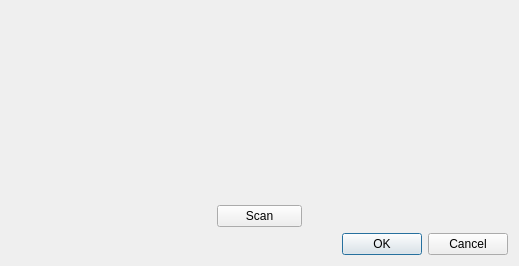
<?xml version="1.0" encoding="UTF-8"?>
<ui version="4.0">
 <class>Dialog</class>
 <widget class="QDialog" name="Dialog">
  <property name="geometry">
   <rect>
    <x>0</x>
    <y>0</y>
    <width>519</width>
    <height>266</height>
   </rect>
  </property>
  <property name="sizePolicy">
   <sizepolicy hsizetype="Fixed" vsizetype="Fixed">
    <horstretch>0</horstretch>
    <verstretch>0</verstretch>
   </sizepolicy>
  </property>
  <property name="windowTitle">
   <string>Calibration</string>
  </property>
  <layout class="QVBoxLayout" name="verticalLayout_2">
   <item>
    <layout class="QHBoxLayout" name="horizontalLayout_2">
     <property name="leftMargin">
      <number>0</number>
     </property>
     <property name="topMargin">
      <number>0</number>
     </property>
     <item>
      <widget class="QLabel" name="calibLowLabel">
       <property name="sizePolicy">
        <sizepolicy hsizetype="Preferred" vsizetype="Preferred">
         <horstretch>0</horstretch>
         <verstretch>0</verstretch>
        </sizepolicy>
       </property>
       <property name="minimumSize">
        <size>
         <width>200</width>
         <height>200</height>
        </size>
       </property>
       <property name="maximumSize">
        <size>
         <width>200</width>
         <height>200</height>
        </size>
       </property>
       <property name="text">
        <string/>
       </property>
       <property name="pixmap">
        <pixmap resource="../qrc/calib_low.qrc">:/app/icons/calib_low.png</pixmap>
       </property>
       <property name="scaledContents">
        <bool>true</bool>
       </property>
      </widget>
     </item>
     <item>
      <layout class="QVBoxLayout" name="verticalLayout_3">
       <property name="leftMargin">
        <number>0</number>
       </property>
       <item>
        <spacer name="verticalSpacer">
         <property name="orientation">
          <enum>Qt::Vertical</enum>
         </property>
         <property name="sizeHint" stdset="0">
          <size>
           <width>20</width>
           <height>40</height>
          </size>
         </property>
        </spacer>
       </item>
       <item>
        <layout class="QHBoxLayout" name="horizontalLayout">
         <property name="rightMargin">
          <number>0</number>
         </property>
         <item>
          <widget class="QPushButton" name="pushButtonScan">
           <property name="text">
            <string>Scan</string>
           </property>
          </widget>
         </item>
        </layout>
       </item>
      </layout>
     </item>
     <item>
      <widget class="QLabel" name="calibHighLabel">
       <property name="sizePolicy">
        <sizepolicy hsizetype="Preferred" vsizetype="Preferred">
         <horstretch>0</horstretch>
         <verstretch>0</verstretch>
        </sizepolicy>
       </property>
       <property name="minimumSize">
        <size>
         <width>200</width>
         <height>200</height>
        </size>
       </property>
       <property name="maximumSize">
        <size>
         <width>200</width>
         <height>200</height>
        </size>
       </property>
       <property name="text">
        <string/>
       </property>
       <property name="pixmap">
        <pixmap resource="../qrc/calib_high.qrc">:/app/icons/calib_high.png</pixmap>
       </property>
       <property name="scaledContents">
        <bool>true</bool>
       </property>
      </widget>
     </item>
    </layout>
   </item>
   <item>
    <widget class="QDialogButtonBox" name="buttonBox">
     <property name="orientation">
      <enum>Qt::Horizontal</enum>
     </property>
     <property name="standardButtons">
      <set>QDialogButtonBox::Cancel|QDialogButtonBox::Ok</set>
     </property>
    </widget>
   </item>
  </layout>
 </widget>
 <resources>
  <include location="../qrc/calib_low.qrc"/>
  <include location="../qrc/calib_high.qrc"/>
 </resources>
 <connections>
  <connection>
   <sender>buttonBox</sender>
   <signal>accepted()</signal>
   <receiver>Dialog</receiver>
   <slot>accept()</slot>
   <hints>
    <hint type="sourcelabel">
     <x>248</x>
     <y>254</y>
    </hint>
    <hint type="destinationlabel">
     <x>157</x>
     <y>274</y>
    </hint>
   </hints>
  </connection>
  <connection>
   <sender>buttonBox</sender>
   <signal>rejected()</signal>
   <receiver>Dialog</receiver>
   <slot>reject()</slot>
   <hints>
    <hint type="sourcelabel">
     <x>316</x>
     <y>260</y>
    </hint>
    <hint type="destinationlabel">
     <x>286</x>
     <y>274</y>
    </hint>
   </hints>
  </connection>
 </connections>
</ui>
